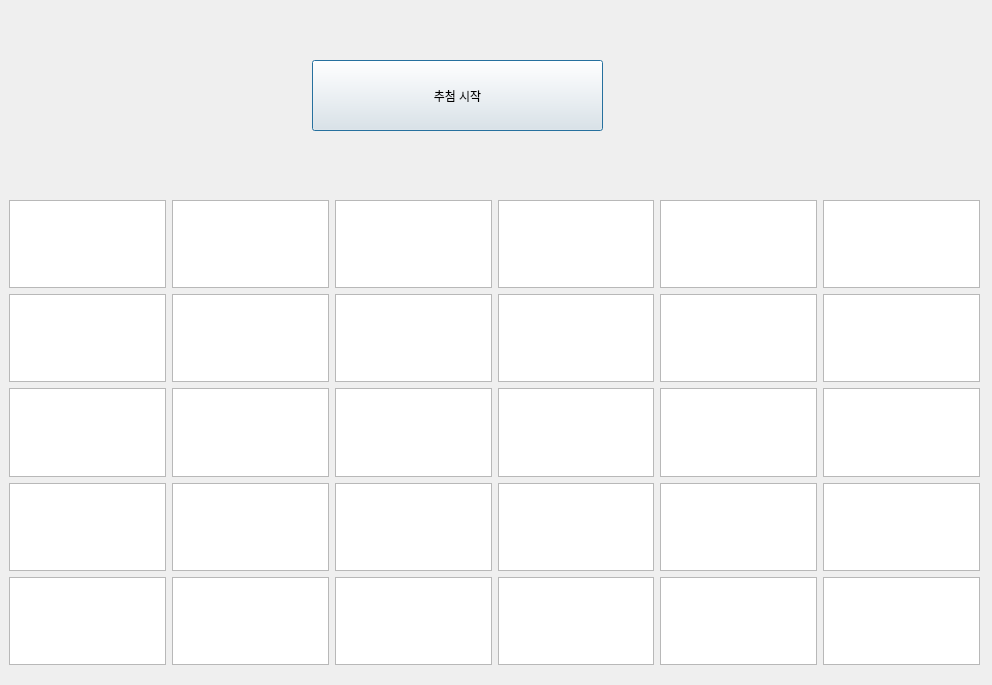
<?xml version="1.0" encoding="UTF-8"?>
<ui version="4.0">
 <class>Dialog</class>
 <widget class="QDialog" name="Dialog">
  <property name="geometry">
   <rect>
    <x>0</x>
    <y>0</y>
    <width>992</width>
    <height>685</height>
   </rect>
  </property>
  <property name="windowTitle">
   <string>Dialog</string>
  </property>
  <widget class="QWidget" name="gridLayoutWidget">
   <property name="geometry">
    <rect>
     <x>9</x>
     <y>200</y>
     <width>971</width>
     <height>465</height>
    </rect>
   </property>
   <layout class="QGridLayout" name="gridLayout">
    <item row="0" column="0">
     <widget class="QTextEdit" name="NO1"/>
    </item>
    <item row="1" column="1">
     <widget class="QTextEdit" name="SEAT5"/>
    </item>
    <item row="4" column="2">
     <widget class="QTextEdit" name="SEAT13"/>
    </item>
    <item row="3" column="3">
     <widget class="QTextEdit" name="SEAT17"/>
    </item>
    <item row="0" column="3">
     <widget class="QTextEdit" name="SEAT14"/>
    </item>
    <item row="3" column="2">
     <widget class="QTextEdit" name="SEAT12"/>
    </item>
    <item row="1" column="2">
     <widget class="QTextEdit" name="SEAT10"/>
    </item>
    <item row="0" column="1">
     <widget class="QTextEdit" name="SEAT4"/>
    </item>
    <item row="1" column="0">
     <widget class="QTextEdit" name="SEAT1"/>
    </item>
    <item row="3" column="1">
     <widget class="QTextEdit" name="SEAT7"/>
    </item>
    <item row="4" column="1">
     <widget class="QTextEdit" name="SEAT8"/>
    </item>
    <item row="3" column="5">
     <widget class="QTextEdit" name="SEAT21"/>
    </item>
    <item row="4" column="5">
     <widget class="QTextEdit" name="NO4"/>
    </item>
    <item row="0" column="2">
     <widget class="QTextEdit" name="SEAT9"/>
    </item>
    <item row="2" column="2">
     <widget class="QTextEdit" name="SEAT11"/>
    </item>
    <item row="2" column="3">
     <widget class="QTextEdit" name="SEAT16"/>
    </item>
    <item row="1" column="3">
     <widget class="QTextEdit" name="SEAT15"/>
    </item>
    <item row="4" column="3">
     <widget class="QTextEdit" name="SEAT18"/>
    </item>
    <item row="0" column="5">
     <widget class="QTextEdit" name="NO3"/>
    </item>
    <item row="1" column="5">
     <widget class="QTextEdit" name="SEAT19"/>
    </item>
    <item row="2" column="5">
     <widget class="QTextEdit" name="SEAT20"/>
    </item>
    <item row="3" column="0">
     <widget class="QTextEdit" name="SEAT3"/>
    </item>
    <item row="4" column="0">
     <widget class="QTextEdit" name="NO2"/>
    </item>
    <item row="2" column="0">
     <widget class="QTextEdit" name="SEAT2"/>
    </item>
    <item row="2" column="1">
     <widget class="QTextEdit" name="SEAT6"/>
    </item>
    <item row="0" column="4">
     <widget class="QTextEdit" name="SEAT26"/>
    </item>
    <item row="1" column="4">
     <widget class="QTextEdit" name="SEAT22"/>
    </item>
    <item row="2" column="4">
     <widget class="QTextEdit" name="SEAT23"/>
    </item>
    <item row="3" column="4">
     <widget class="QTextEdit" name="SEAT24"/>
    </item>
    <item row="4" column="4">
     <widget class="QTextEdit" name="SEAT25"/>
    </item>
   </layout>
  </widget>
  <widget class="QPushButton" name="pushButton">
   <property name="geometry">
    <rect>
     <x>312</x>
     <y>60</y>
     <width>291</width>
     <height>71</height>
    </rect>
   </property>
   <property name="text">
    <string>추첨 시작</string>
   </property>
  </widget>
 </widget>
 <resources/>
 <connections/>
</ui>
